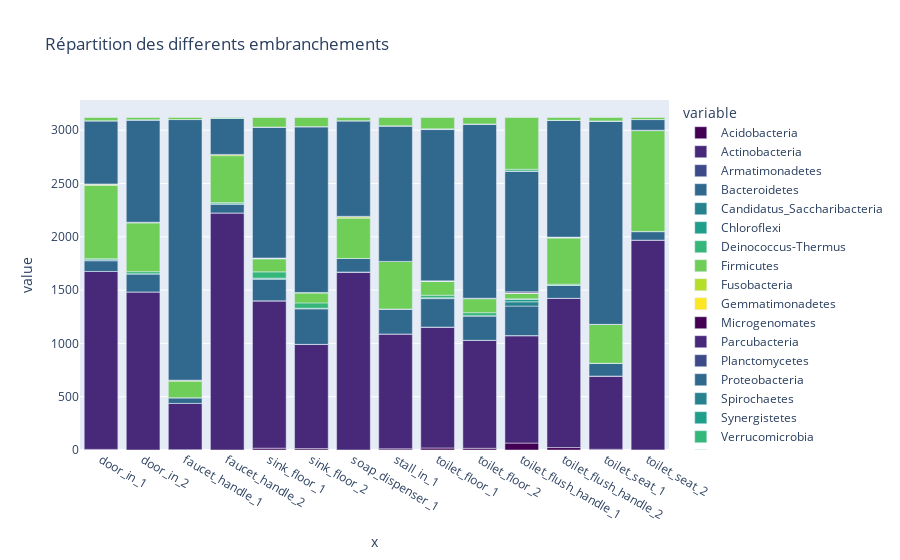

Notebook cell for this chart:
### Code cell
#Objectif : Visualisation de la repartition des differents embranchements au sein des differents echantillons a l'aide d'un barplot

matrice=df.groupby(by="embranchement").sum()


indexNamesArr = matrice.index.values

embranchement = list(indexNamesArr)
samples = list(matrice.columns.values)



fig = px.bar(matrice.transpose(), 
             x=samples, 
             y=embranchement, 
             color_discrete_sequence=px.colors.sequential.Viridis, 
             title="Répartition des differents embranchements")
fig.show()

### Figure 1 — Plotly figure (JSON) as saved in the notebook; plotly's stock layout.template omitted (floating-point values rounded to 4 significant figures)
{"data": [{"alignmentgroup": "True", "hovertemplate": "variable=Acidobacteria<br>x=%{x}<br>value=%{y}<extra></extra>", "legendgroup": "Acidobacteria", "marker": {"color": "#440154"}, "name": "Acidobacteria", "offsetgroup": "Acidobacteria", "orientation": "v", "showlegend": true, "textposition": "auto", "type": "bar", "x": ["door_in_1", "door_in_2", "faucet_handle_1", "faucet_handle_2", "sink_floor_1", "sink_floor_2", "soap_dispenser_1", "stall_in_1", "toilet_floor_1", "toilet_floor_2", "toilet_flush_handle_1", "toilet_flush_handle_2", "toilet_seat_1", "toilet_seat_2"], "xaxis": "x", "y": [6, 0, 3, 0, 17, 13, 0, 11, 19, 16, 65, 23, 7, 1], "yaxis": "y"}, {"alignmentgroup": "True", "hovertemplate": "variable=Actinobacteria<br>x=%{x}<br>value=%{y}<extra></extra>", "legendgroup": "Actinobacteria", "marker": {"color": "#482878"}, "name": "Actinobacteria", "offsetgroup": "Actinobacteria", "orientation": "v", "showlegend": true, "textposition": "auto", "type": "bar", "x": ["door_in_1", "door_in_2", "faucet_handle_1", "faucet_handle_2", "sink_floor_1", "sink_floor_2", "soap_dispenser_1", "stall_in_1", "toilet_floor_1", "toilet_floor_2", "toilet_flush_handle_1", "toilet_flush_handle_2", "toilet_seat_1", "toilet_seat_2"], "xaxis": "x", "y": [1669, 1483, 434, 2224, 1382, 978, 1665, 1077, 1133, 1013, 1006, 1400, 685, 1968], "yaxis": "y"}, {"alignmentgroup": "True", "hovertemplate": "variable=Armatimonadetes<br>x=%{x}<br>value=%{y}<extra></extra>", "legendgroup": "Armatimonadetes", "marker": {"color": "#3e4989"}, "name": "Armatimonadetes", "offsetgroup": "Armatimonadetes", "orientation": "v", "showlegend": true, "textposition": "auto", "type": "bar", "x": ["door_in_1", "door_in_2", "faucet_handle_1", "faucet_handle_2", "sink_floor_1", "sink_floor_2", "soap_dispenser_1", "stall_in_1", "toilet_floor_1", "toilet_floor_2", "toilet_flush_handle_1", "toilet_flush_handle_2", "toilet_seat_1", "toilet_seat_2"], "xaxis": "x", "y": [0, 0, 0, 0, 0, 0, 5, 0, 1, 0, 3, 0, 2, 0], "yaxis": "y"}, {"alignmentgroup": "True", "hovertemplate": "variable=Bacteroidetes<br>x=%{x}<br>value=%{y}<extra></extra>", "legendgroup": "Bacteroidetes", "marker": {"color": "#31688e"}, "name": "Bacteroidetes", "offsetgroup": "Bacteroidetes", "orientation": "v", "showlegend": true, "textposition": "auto", "type": "bar", "x": ["door_in_1", "door_in_2", "faucet_handle_1", "faucet_handle_2", "sink_floor_1", "sink_floor_2", "soap_dispenser_1", "stall_in_1", "toilet_floor_1", "toilet_floor_2", "toilet_flush_handle_1", "toilet_flush_handle_2", "toilet_seat_1", "toilet_seat_2"], "xaxis": "x", "y": [100, 170, 54, 84, 201, 333, 127, 235, 267, 228, 276, 120, 117, 80], "yaxis": "y"}, {"alignmentgroup": "True", "hovertemplate": "variable=Candidatus_Saccharibacteria<br>x=%{x}<br>value=%{y}<extra></extra>", "legendgroup": "Candidatus_Saccharibacteria", "marker": {"color": "#26828e"}, "name": "Candidatus_Saccharibacteria", "offsetgroup": "Candidatus_Saccharibacteria", "orientation": "v", "showlegend": true, "textposition": "auto", "type": "bar", "x": ["door_in_1", "door_in_2", "faucet_handle_1", "faucet_handle_2", "sink_floor_1", "sink_floor_2", "soap_dispenser_1", "stall_in_1", "toilet_floor_1", "toilet_floor_2", "toilet_flush_handle_1", "toilet_flush_handle_2", "toilet_seat_1", "toilet_seat_2"], "xaxis": "x", "y": [10, 0, 0, 1, 12, 6, 0, 0, 6, 3, 40, 1, 1, 0], "yaxis": "y"}, {"alignmentgroup": "True", "hovertemplate": "variable=Chloroflexi<br>x=%{x}<br>value=%{y}<extra></extra>", "legendgroup": "Chloroflexi", "marker": {"color": "#1f9e89"}, "name": "Chloroflexi", "offsetgroup": "Chloroflexi", "orientation": "v", "showlegend": true, "textposition": "auto", "type": "bar", "x": ["door_in_1", "door_in_2", "faucet_handle_1", "faucet_handle_2", "sink_floor_1", "sink_floor_2", "soap_dispenser_1", "stall_in_1", "toilet_floor_1", "toilet_floor_2", "toilet_flush_handle_1", "toilet_flush_handle_2", "toilet_seat_1", "toilet_seat_2"], "xaxis": "x", "y": [0, 0, 0, 0, 0, 0, 0, 0, 3, 0, 23, 1, 0, 0], "yaxis": "y"}, {"alignmentgroup": "True", "hovertemplate": "variable=Deinococcus-Thermus<br>x=%{x}<br>value=%{y}<extra></extra>", "legendgroup": "Deinococcus-Thermus", "marker": {"color": "#35b779"}, "name": "Deinococcus-Thermus", "offsetgroup": "Deinococcus-Thermus", "orientation": "v", "showlegend": true, "textposition": "auto", "type": "bar", "x": ["door_in_1", "door_in_2", "faucet_handle_1", "faucet_handle_2", "sink_floor_1", "sink_floor_2", "soap_dispenser_1", "stall_in_1", "toilet_floor_1", "toilet_floor_2", "toilet_flush_handle_1", "toilet_flush_handle_2", "toilet_seat_1", "toilet_seat_2"], "xaxis": "x", "y": [10, 20, 0, 12, 59, 50, 0, 0, 23, 28, 5, 10, 2, 1], "yaxis": "y"}, {"alignmentgroup": "True", "hovertemplate": "variable=Firmicutes<br>x=%{x}<br>value=%{y}<extra></extra>", "legendgroup": "Firmicutes", "marker": {"color": "#6ece58"}, "name": "Firmicutes", "offsetgroup": "Firmicutes", "orientation": "v", "showlegend": true, "textposition": "auto", "type": "bar", "x": ["door_in_1", "door_in_2", "faucet_handle_1", "faucet_handle_2", "sink_floor_1", "sink_floor_2", "soap_dispenser_1", "stall_in_1", "toilet_floor_1", "toilet_floor_2", "toilet_flush_handle_1", "toilet_flush_handle_2", "toilet_seat_1", "toilet_seat_2"], "xaxis": "x", "y": [686, 457, 155, 440, 123, 94, 378, 446, 130, 131, 51, 433, 363, 946], "yaxis": "y"}, {"alignmentgroup": "True", "hovertemplate": "variable=Fusobacteria<br>x=%{x}<br>value=%{y}<extra></extra>", "legendgroup": "Fusobacteria", "marker": {"color": "#b5de2b"}, "name": "Fusobacteria", "offsetgroup": "Fusobacteria", "orientation": "v", "showlegend": true, "textposition": "auto", "type": "bar", "x": ["door_in_1", "door_in_2", "faucet_handle_1", "faucet_handle_2", "sink_floor_1", "sink_floor_2", "soap_dispenser_1", "stall_in_1", "toilet_floor_1", "toilet_floor_2", "toilet_flush_handle_1", "toilet_flush_handle_2", "toilet_seat_1", "toilet_seat_2"], "xaxis": "x", "y": [15, 7, 8, 12, 1, 2, 14, 0, 3, 2, 1, 9, 2, 4], "yaxis": "y"}, {"alignmentgroup": "True", "hovertemplate": "variable=Gemmatimonadetes<br>x=%{x}<br>value=%{y}<extra></extra>", "legendgroup": "Gemmatimonadetes", "marker": {"color": "#fde725"}, "name": "Gemmatimonadetes", "offsetgroup": "Gemmatimonadetes", "orientation": "v", "showlegend": true, "textposition": "auto", "type": "bar", "x": ["door_in_1", "door_in_2", "faucet_handle_1", "faucet_handle_2", "sink_floor_1", "sink_floor_2", "soap_dispenser_1", "stall_in_1", "toilet_floor_1", "toilet_floor_2", "toilet_flush_handle_1", "toilet_flush_handle_2", "toilet_seat_1", "toilet_seat_2"], "xaxis": "x", "y": [0, 0, 1, 0, 3, 1, 0, 0, 0, 1, 2, 0, 0, 0], "yaxis": "y"}, {"alignmentgroup": "True", "hovertemplate": "variable=Microgenomates<br>x=%{x}<br>value=%{y}<extra></extra>", "legendgroup": "Microgenomates", "marker": {"color": "#440154"}, "name": "Microgenomates", "offsetgroup": "Microgenomates", "orientation": "v", "showlegend": true, "textposition": "auto", "type": "bar", "x": ["door_in_1", "door_in_2", "faucet_handle_1", "faucet_handle_2", "sink_floor_1", "sink_floor_2", "soap_dispenser_1", "stall_in_1", "toilet_floor_1", "toilet_floor_2", "toilet_flush_handle_1", "toilet_flush_handle_2", "toilet_seat_1", "toilet_seat_2"], "xaxis": "x", "y": [0, 0, 0, 0, 2, 0, 0, 0, 0, 0, 0, 0, 0, 0], "yaxis": "y"}, {"alignmentgroup": "True", "hovertemplate": "variable=Parcubacteria<br>x=%{x}<br>value=%{y}<extra></extra>", "legendgroup": "Parcubacteria", "marker": {"color": "#482878"}, "name": "Parcubacteria", "offsetgroup": "Parcubacteria", "orientation": "v", "showlegend": true, "textposition": "auto", "type": "bar", "x": ["door_in_1", "door_in_2", "faucet_handle_1", "faucet_handle_2", "sink_floor_1", "sink_floor_2", "soap_dispenser_1", "stall_in_1", "toilet_floor_1", "toilet_floor_2", "toilet_flush_handle_1", "toilet_flush_handle_2", "toilet_seat_1", "toilet_seat_2"], "xaxis": "x", "y": [0, 0, 0, 0, 0, 0, 0, 0, 0, 1, 12, 0, 0, 0], "yaxis": "y"}, {"alignmentgroup": "True", "hovertemplate": "variable=Planctomycetes<br>x=%{x}<br>value=%{y}<extra></extra>", "legendgroup": "Planctomycetes", "marker": {"color": "#3e4989"}, "name": "Planctomycetes", "offsetgroup": "Planctomycetes", "orientation": "v", "showlegend": true, "textposition": "auto", "type": "bar", "x": ["door_in_1", "door_in_2", "faucet_handle_1", "faucet_handle_2", "sink_floor_1", "sink_floor_2", "soap_dispenser_1", "stall_in_1", "toilet_floor_1", "toilet_floor_2", "toilet_flush_handle_1", "toilet_flush_handle_2", "toilet_seat_1", "toilet_seat_2"], "xaxis": "x", "y": [0, 0, 0, 0, 1, 1, 3, 0, 2, 1, 0, 0, 0, 0], "yaxis": "y"}, {"alignmentgroup": "True", "hovertemplate": "variable=Proteobacteria<br>x=%{x}<br>value=%{y}<extra></extra>", "legendgroup": "Proteobacteria", "marker": {"color": "#31688e"}, "name": "Proteobacteria", "offsetgroup": "Proteobacteria", "orientation": "v", "showlegend": true, "textposition": "auto", "type": "bar", "x": ["door_in_1", "door_in_2", "faucet_handle_1", "faucet_handle_2", "sink_floor_1", "sink_floor_2", "soap_dispenser_1", "stall_in_1", "toilet_floor_1", "toilet_floor_2", "toilet_flush_handle_1", "toilet_flush_handle_2", "toilet_seat_1", "toilet_seat_2"], "xaxis": "x", "y": [593, 960, 2445, 340, 1229, 1555, 897, 1272, 1419, 1634, 1133, 1096, 1906, 100], "yaxis": "y"}, {"alignmentgroup": "True", "hovertemplate": "variable=Spirochaetes<br>x=%{x}<br>value=%{y}<extra></extra>", "legendgroup": "Spirochaetes", "marker": {"color": "#26828e"}, "name": "Spirochaetes", "offsetgroup": "Spirochaetes", "orientation": "v", "showlegend": true, "textposition": "auto", "type": "bar", "x": ["door_in_1", "door_in_2", "faucet_handle_1", "faucet_handle_2", "sink_floor_1", "sink_floor_2", "soap_dispenser_1", "stall_in_1", "toilet_floor_1", "toilet_floor_2", "toilet_flush_handle_1", "toilet_flush_handle_2", "toilet_seat_1", "toilet_seat_2"], "xaxis": "x", "y": [0, 0, 0, 0, 0, 0, 0, 0, 6, 0, 0, 0, 0, 0], "yaxis": "y"}, {"alignmentgroup": "True", "hovertemplate": "variable=Synergistetes<br>x=%{x}<br>value=%{y}<extra></extra>", "legendgroup": "Synergistetes", "marker": {"color": "#1f9e89"}, "name": "Synergistetes", "offsetgroup": "Synergistetes", "orientation": "v", "showlegend": true, "textposition": "auto", "type": "bar", "x": ["door_in_1", "door_in_2", "faucet_handle_1", "faucet_handle_2", "sink_floor_1", "sink_floor_2", "soap_dispenser_1", "stall_in_1", "toilet_floor_1", "toilet_floor_2", "toilet_flush_handle_1", "toilet_flush_handle_2", "toilet_seat_1", "toilet_seat_2"], "xaxis": "x", "y": [0, 0, 0, 0, 0, 0, 0, 0, 0, 0, 0, 0, 2, 0], "yaxis": "y"}, {"alignmentgroup": "True", "hovertemplate": "variable=Verrucomicrobia<br>x=%{x}<br>value=%{y}<extra></extra>", "legendgroup": "Verrucomicrobia", "marker": {"color": "#35b779"}, "name": "Verrucomicrobia", "offsetgroup": "Verrucomicrobia", "orientation": "v", "showlegend": true, "textposition": "auto", "type": "bar", "x": ["door_in_1", "door_in_2", "faucet_handle_1", "faucet_handle_2", "sink_floor_1", "sink_floor_2", "soap_dispenser_1", "stall_in_1", "toilet_floor_1", "toilet_floor_2", "toilet_flush_handle_1", "toilet_flush_handle_2", "toilet_seat_1", "toilet_seat_2"], "xaxis": "x", "y": [0, 0, 0, 0, 0, 1, 0, 0, 1, 1, 16, 0, 0, 0], "yaxis": "y"}, {"alignmentgroup": "True", "hovertemplate": "variable=unclassified<br>x=%{x}<br>value=%{y}<extra></extra>", "legendgroup": "unclassified", "marker": {"color": "#6ece58"}, "name": "unclassified", "offsetgroup": "unclassified", "orientation": "v", "showlegend": true, "textposition": "auto", "type": "bar", "x": ["door_in_1", "door_in_2", "faucet_handle_1", "faucet_handle_2", "sink_floor_1", "sink_floor_2", "soap_dispenser_1", "stall_in_1", "toilet_floor_1", "toilet_floor_2", "toilet_flush_handle_1", "toilet_flush_handle_2", "toilet_seat_1", "toilet_seat_2"], "xaxis": "x", "y": [30, 22, 19, 6, 89, 85, 30, 78, 106, 60, 486, 26, 32, 19], "yaxis": "y"}], "layout": {"barmode": "relative", "legend": {"title": {"text": "variable"}, "tracegroupgap": 0}, "title": {"text": "Répartition des differents embranchements"}, "xaxis": {"anchor": "y", "domain": [0, 1], "title": {"text": "x"}}, "yaxis": {"anchor": "x", "domain": [0, 1], "title": {"text": "value"}}}}
